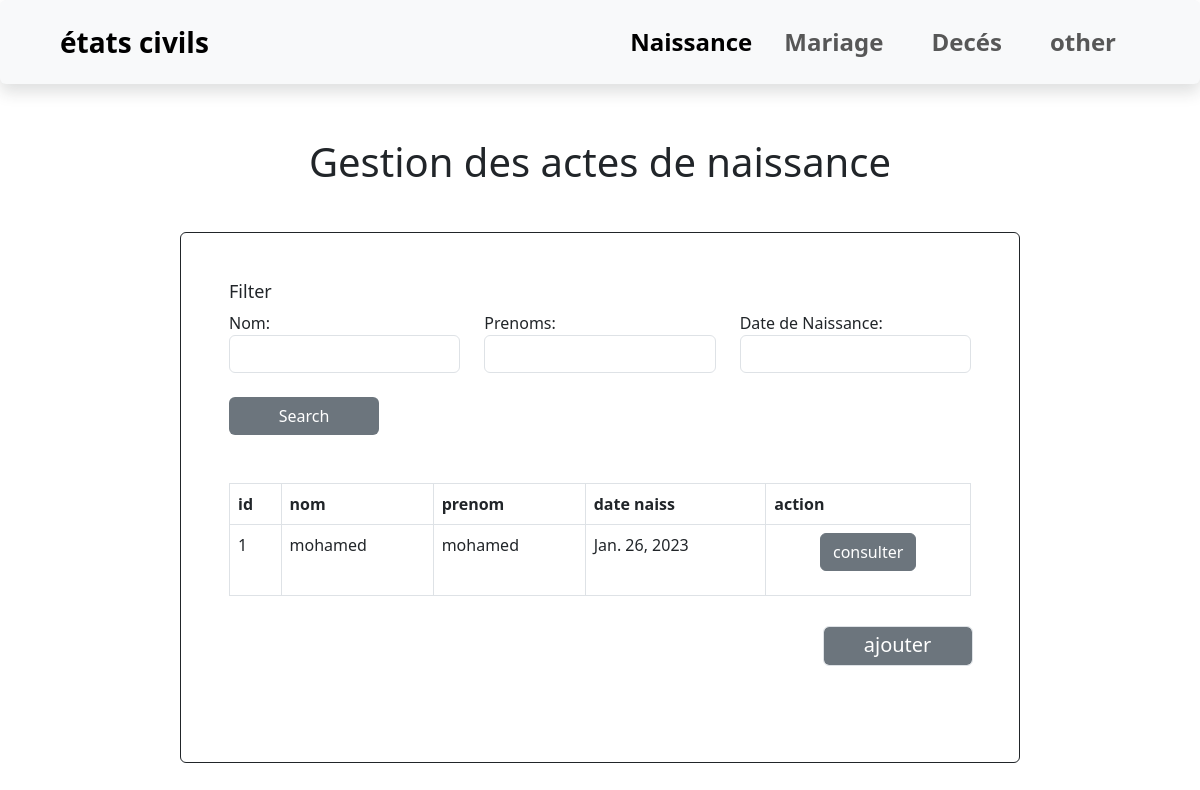
The page /rechercherN/ on the database its author committed.
### app1/models.py (models this page shows)
class Naissance(models.Model):
    officier=models.ForeignKey(Officier,on_delete=models.CASCADE,default=0)
    numero_registre = models.ForeignKey(RegistreNaissance,on_delete=models.CASCADE ,default = 0)
    sexe = models.CharField(max_length=150, verbose_name='Precise le sexe', choices=Sexe,default = 'Masculin')
    nom = models.CharField(max_length=250, verbose_name='Nom')
    prenoms = models.CharField(max_length=250, verbose_name='Prenoms')
    date_naiss = models.DateField(verbose_name='Date de Naissance',null = True)
    heure_naiss = models.TimeField(verbose_name='Heure de Naissance')
    hopital = models.ForeignKey(Centre,on_delete=models.CASCADE)
    pays=models.CharField(max_length = 50,verbose_name = 'pays de naissance',default = 'Algérie')
    pere = models.CharField(max_length=250, verbose_name='Nom et Prénoms du Pere', blank=True)
    profession_pere = models.CharField(max_length=250, verbose_name='Profession du Pere', blank=True)
    date_naiss_pere = models.DateField ( verbose_name = 'Date de Naissance',null = True)
    lieu_naiss_pere = models.CharField ( max_length = 250 , verbose_name = 'Lieu de Naissance',default = '' )
    mere = models.CharField(max_length=250, verbose_name='Nom et Prénoms de la Mere')
    profession_mere = models.CharField(max_length=250, verbose_name='Profession de la Mere')
    date_naiss_mere = models.DateField ( verbose_name = 'Date de Naissance',null = True)
    lieu_naiss_mere = models.CharField ( max_length = 250 , verbose_name = 'Lieu de Naissance',default = '' )
    grand_pere_paternel=models.CharField(max_length=250, verbose_name='Nom et Prénoms du grand Pere', blank=True,default = '')
    grand_mere_paternel = models.CharField ( max_length = 250 , verbose_name = 'Nom et Prénoms du grand mere' ,blank = True ,default = '')
    grand_pere_maternel = models.CharField ( max_length = 250 , verbose_name = 'Nom et Prénoms du grand Pere' ,blank = True ,default = '')
    grand_mere_maternel = models.CharField ( max_length = 250 , verbose_name = 'Nom et Prénoms du grand mere' ,blank = True ,default = '')

### app1/views.py (the view)
# urls.py: path('rechercherN/',views.searchN,name="searchN"),
def searchN(request):
    acte_list = Naissance.objects.all()
    acte_filter = acteFilter(request.GET, queryset=acte_list)
    return render(request, 'searchN.html', {'filter': acte_filter})

### templates/searchN.html (shortened to what this page needs)
<!DOCTYPE html>
{% load static %}
<html lang="en">
<head>
  <link rel="stylesheet" href="/static/css/bootstrap.min.css">
</head>
<body>
  <nav class="navbar navbar-expand-lg bg-body-tertiary px-5 shadow p-3 mb-5 bg-body-tertiary rounded">
    <div class="container-fluid">
      <a class="navbar-brand fs-3 fw-semibold" href="#">états civils </a>
      <div class="collapse navbar-collapse" id="navbarSupportedContent">
        <ul class="navbar-nav ms-auto mb-2 mb-lg-0">
          <li class="nav-item">
            <a class="nav-link active fs-4 fw-semibold" aria-current="page" href="{% url 'searchN' %}">Naissance</a>
          </li>
          <li class="nav-item">
            <a class="nav-link fs-4 px-4 fw-semibold" href="{% url 'searchM' %}">Mariage</a>
          </li>
          <li class="nav-item">
            <a class="nav-link fs-4 px-4 fw-semibold" href="{% url 'searchD' %}">Decés</a>
          </li>
          <li class="nav-item">
            <a class="nav-link fs-4 px-4 fw-semibold" href="#">other</a>
          </li>
        </ul>
      </div>
    </div>
  </nav>
  <center style="font-size: 40px;margin-bottom: 20px;"> Gestion des actes de naissance</center>
  <div class="container pt-5 border border-dark rounded mb-5 p-5" style="width:70%;margin-top:40px">
    {% load widget_tweaks %}
    {% block content %}
    <form method="get">
      <div class="well">
        <h4 style="margin-top: 0;font-size:18px">Filter</h4>
        <div class="row">
          <div class="form-group col-sm-4 col-md-4">
            {{ filter.form.nom.label_tag }}
            {% render_field filter.form.nom class="form-control" %}
          </div><br>
          <div class="form-group col-sm-4 col-md-4">
            {{ filter.form.prenoms.label_tag }}
            {% render_field filter.form.prenoms class="form-control" %}
          </div><br>
          <div class="form-group col-sm-4 col-md-4">
            {{ filter.form.date_naiss.label_tag }}
            {% render_field filter.form.date_naiss class="form-control" %}
          </div>
        </div>
        <br>
        <button type="submit" class="btn bg-secondary text-white " style="width:150px;">
           Search
        </button>
      </div><br><br>
    </form>
    <table class="table table-bordered">
      <thead>
        <tr>
          <th>id</th>
          <th>nom</th>
          <th>prenom</th>
          <th>date naiss</th>
          <th>action</th>
        </tr>
      </thead>
      <tbody>
        {% for acte in filter.qs %}
        <tr>
          <td>{{ acte.id }}</td>
          <td>{{ acte.nom }}</td>
          <td>{{ acte.prenoms }}</td>
          <td>{{ acte.date_naiss }}</td>
          <td>
            <p data-placement="top" data-toggle="tooltip" title="Edit" id="ajt"><a href="/edit/{{ acte.id }}"
                class="btn btn-secondary btn-xs" data-title="Edit" data-toggle="modal" data-target="#edit">consulter</a>
            </p>
          </td>
        </tr>
        {% empty %}
        <tr>
          <td colspan="5">y'a pas d'acte pour cette personne !</td>
        </tr>
        {% endfor %}
      </tbody>
    </table>
    <a href="{% url 'ADD_Naiss' %}" class="form-control bg-secondary fs-5 text-white mb-5 topdf"
      style="padding-top:3px;text-decoration:none;width:150px;height:40px;margin-top:30px;text-align:center;margin-left:80%">ajouter</a>
    {% endblock %}
  </div>
</body>
</html>

### templates/searchN.html (style rules this page uses)
#ajt { font-size: 17px; width: 110px; margin-left: auto; margin-right: auto; text-align: center }

### rows shown on the page
Naissance: id "1", nom "mohamed", prenoms "mohamed", date_naiss "Jan. 26, 2023"

### other values the page prints
{{ filter.form.nom.label_tag }} "Nom:"
{{ filter.form.prenoms.label_tag }} "Prenoms:"
{{ filter.form.date_naiss.label_tag }} "Date de Naissance:"
